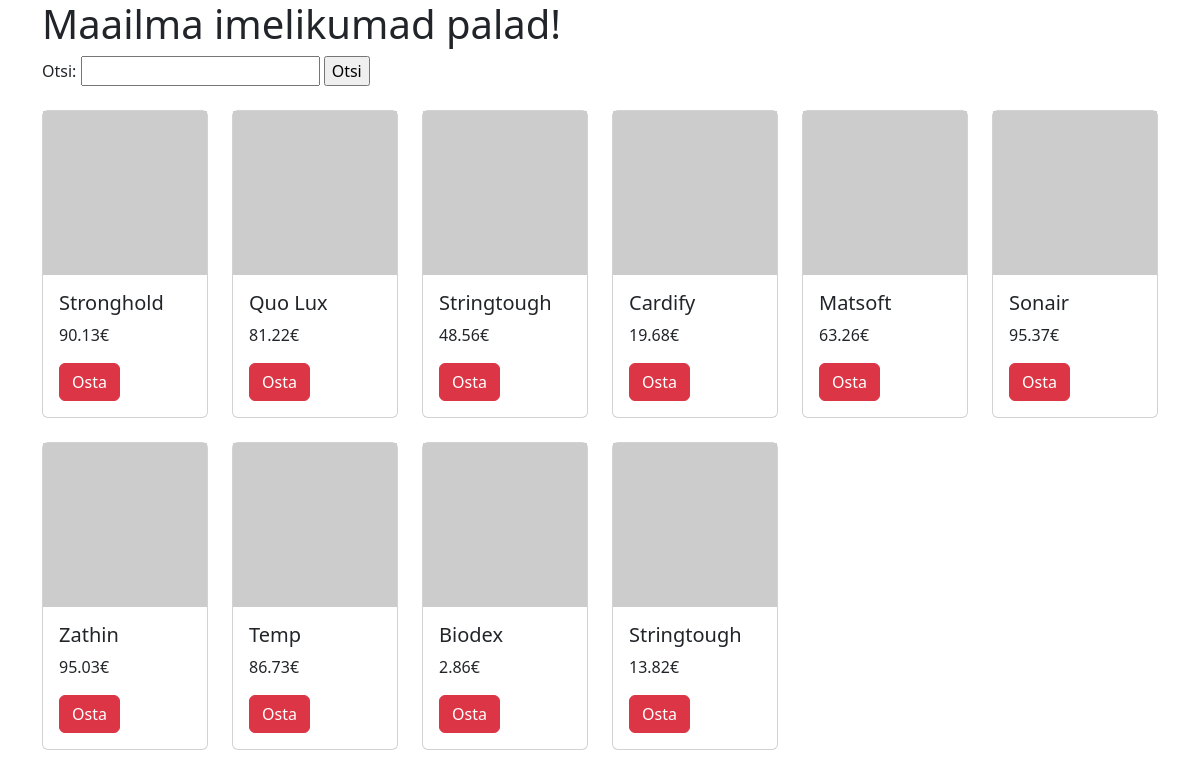
The app's page /phpmysql/index.php with its own data.
### tables this page shows
CREATE TABLE `albumid` (
  `id` int(10) NOT NULL,
  `artist` varchar(255) NOT NULL,
  `album` varchar(255) NOT NULL,
  `aasta` year(4) NOT NULL,
  `hind` decimal(6,2) NOT NULL
);

### phpmysql/index.php (the view, shortened to what this page needs)
<?php include("config.php"); ?>
<!doctype html>
<html lang="et">
  <head>
    <link href="https://cdn.jsdelivr.net/npm/bootstrap@5.3.3/dist/css/bootstrap.min.css" rel="stylesheet">
  </head>
  <body>
    <div class="container">
    <h1>Maailma imelikumad palad!</h1>
    <form action="" method="get">
        Otsi: <input type="text" name="s">
        <input type="submit" value="Otsi">
    </form>
<div class="row row-cols-1 row-cols-md-6 g-4 pt-4">
      <?php
    if (!empty($_GET["s"])) {
        $s = $_GET["s"];
        $paring = 'SELECT album, hind FROM albumid WHERE album LIKE "%'.$s.'%" ';
    } else {
        $paring = " SELECT album, hind FROM albumid ORDER BY artist ASC LIMIT 10";
    }
        $valjund = mysqli_query($yhendus, $paring);
        while($rida = mysqli_fetch_assoc($valjund)){
            echo '
            <div class="col">
                <div class="card">
                <img src="https://picsum.photos/400/400" alt="pildike">
                <div class="card-body">
                    <h5 class="card-title">'.$rida['album'].'</h5>
                    <p class="card-text">'.$rida['hind'].'€</p>
                    <a href="#" class="btn btn-danger">Osta</a>
                </div>
                </div>
            </div>
            ';
        }
    ?>
</div>
   </div>
  </body>
</html>

### records on screen
albumid: album "Stronghold", hind "90.13"
albumid: album "Quo Lux", hind "81.22"
albumid: album "Stringtough", hind "48.56"
albumid: album "Cardify", hind "19.68"
albumid: album "Matsoft", hind "63.26"
albumid: album "Sonair", hind "95.37"
albumid: album "Zathin", hind "95.03"
albumid: album "Temp", hind "86.73"
albumid: album "Biodex", hind "2.86"
albumid: album "Stringtough", hind "13.82"
